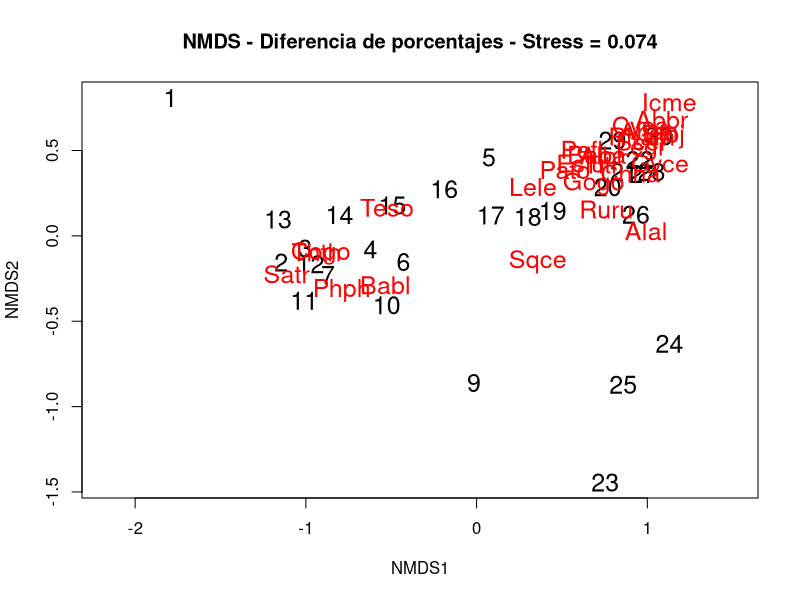
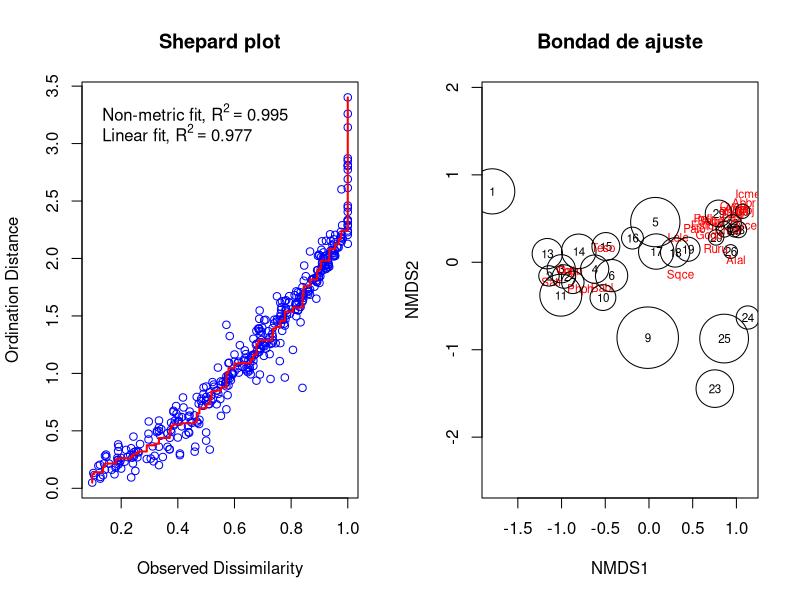
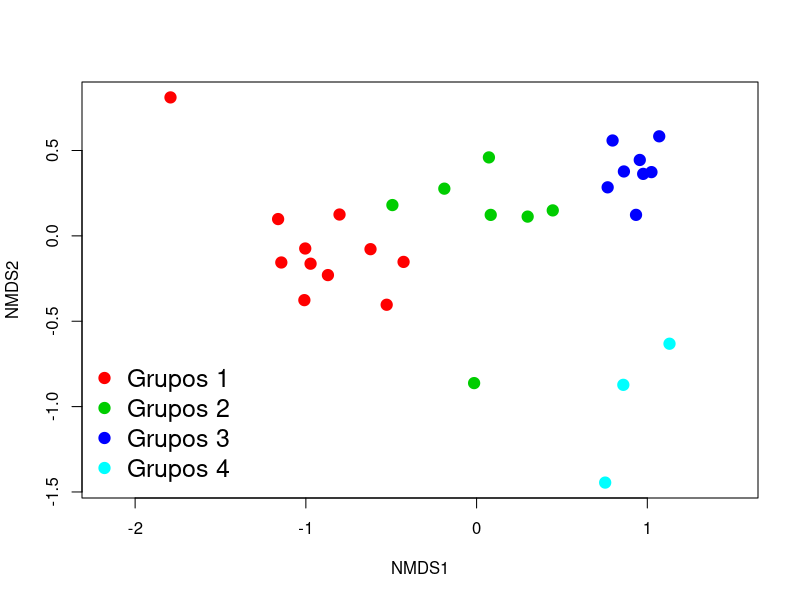

Write the R code that produced these figures, in order. (Note: this script raises an error after producing the figures.)
#Analisis multivariados en biogeografia II =======================
spe = read.csv(file = "spe.csv", header = T)
spa = read.csv(file = "spa.csv", header = T)

# Remueve el sitio 8
spe = spe[-8, ]
spa = spa[-8, ]

## Matriz disimilitud
library(vegan)
?metaMDS
spe.nmds = metaMDS(spe, distance = "bray")

spe.nmds
spe.nmds$stress

plot(spe.nmds,type = "t",cex=1.5,
     main = paste("NMDS - Diferencia de porcentajes - Stress =",
                  round(spe.nmds$stress, 3)))

# Shepard plot y bondad de ajuste
par(mfrow = c(1, 2))
stressplot(spe.nmds, main = "Shepard plot")
gof = goodness(spe.nmds)
plot(spe.nmds, type = "t", main = "Bondad de ajuste")
points(spe.nmds, display = "sites", cex = gof * 300)
dev.off()

# Anadir colores del agrupamiento al cluster
# Extraccion de grupos
spe.norm = decostand(spe, method = "normalize")
spe.ch = vegdist(spe.norm, method = "bray")
spe.ch.ward = hclust(spe.ch, method = "ward.D")
spech.ward.g = cutree(spe.ch.ward, k = 4)

# Combinacion resultados del NMDS
color = c("red","green3","blue","cyan")
plot(spe.nmds, type = "n", display = "sites")
points(spe.nmds, col = color[spech.ward.g], 
       bg = color[spech.ward.g], pch = 21, cex = 1.5)
legend("bottomleft", legend = paste("Grupos", 1:4),
       col = color, pt.bg = color, bty = "n", pch = 21, cex = 1.5)

# Graficar los agrupamientos en el mapa
drawmap(xy = spa,
        clusters = spech.ward.g)

